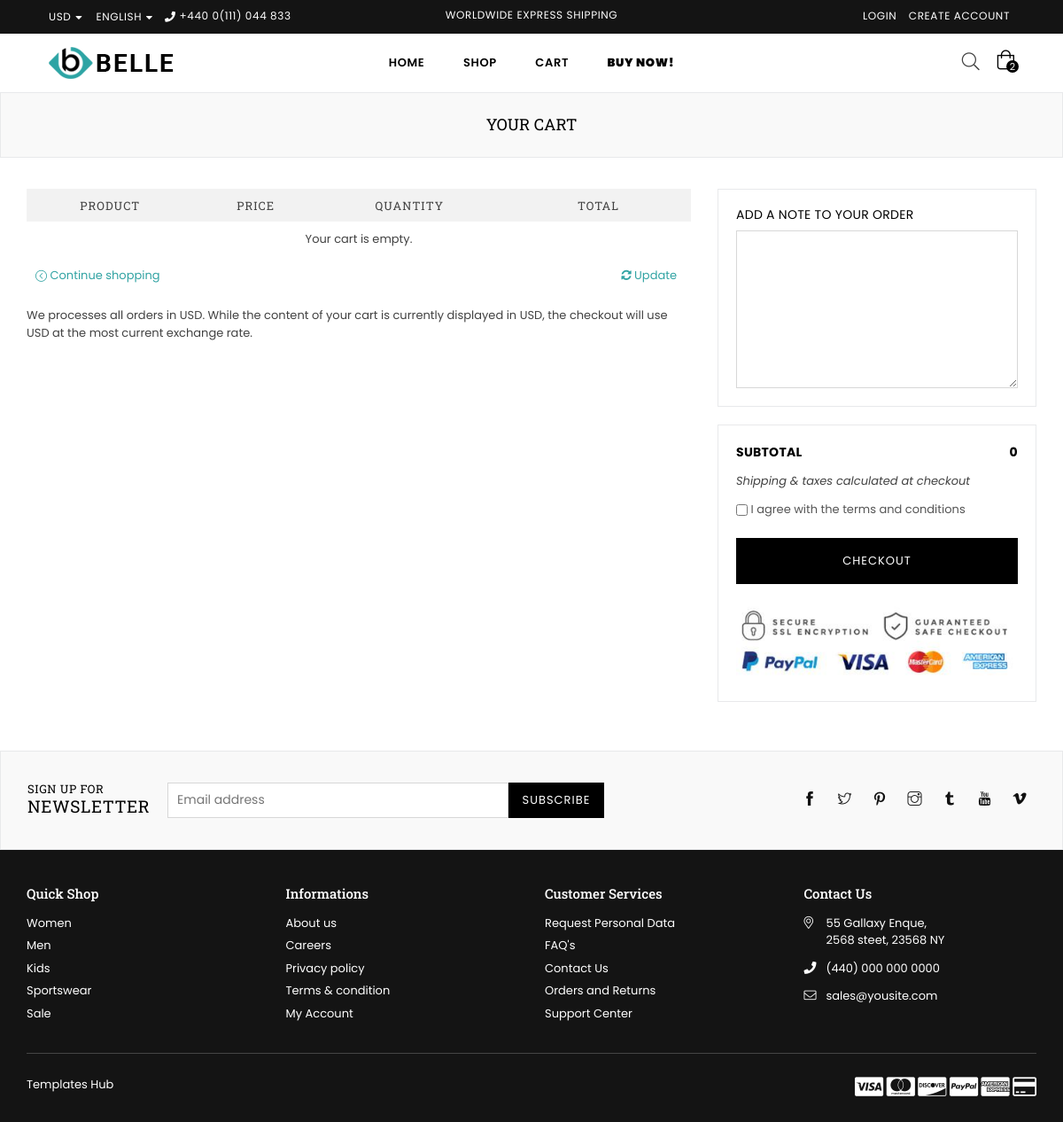
Page /shop/cart/ on the earlier database version.
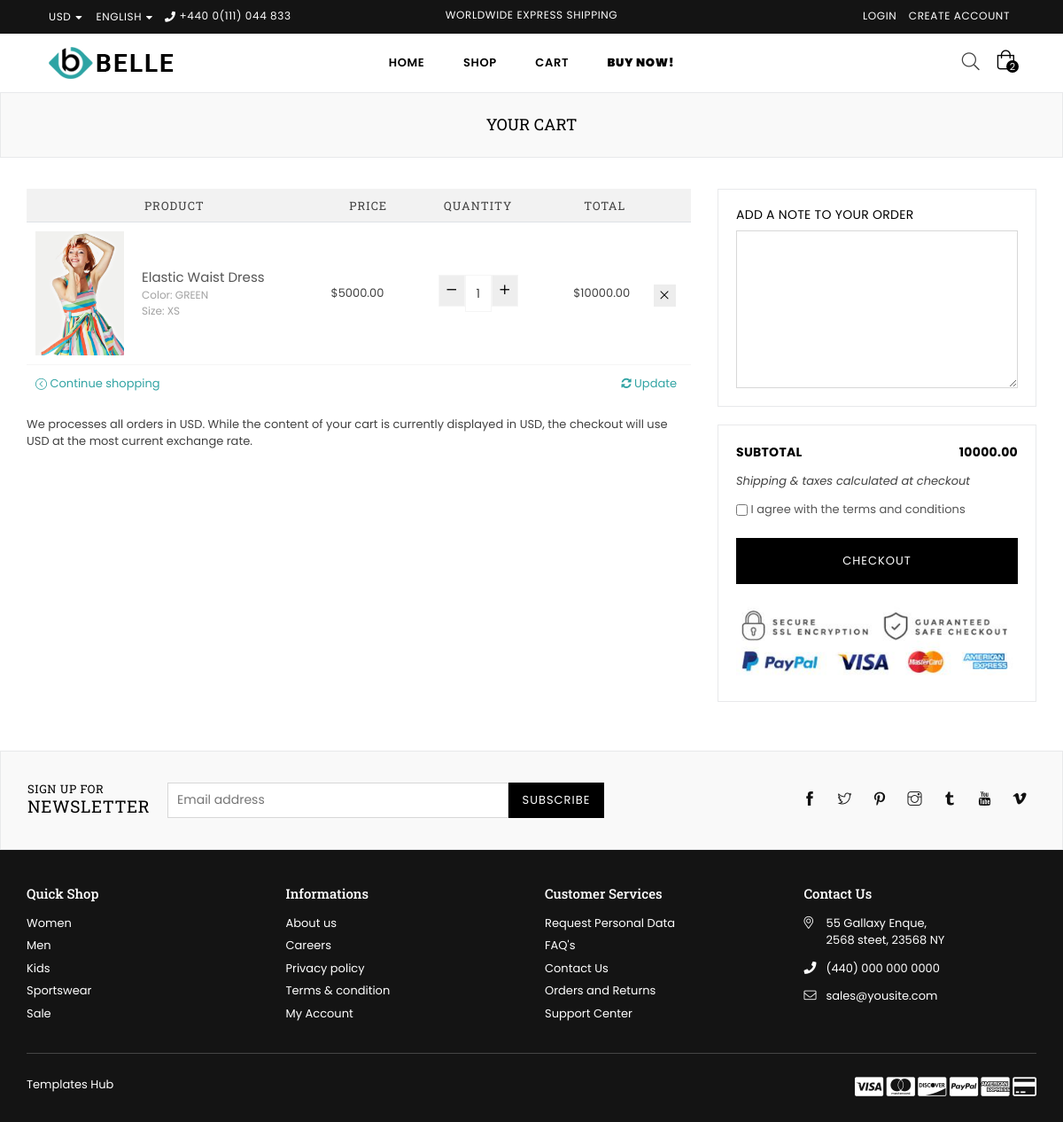
Same page on the later database version.
### app/models.py (models this page shows, shortened)
class Cart(models.Model):
    user = models.ForeignKey(User, on_delete=models.CASCADE, null=True, blank=True)
    session_key = models.CharField(max_length=255, null=True, blank=True)
    note = models.TextField(null=True, blank=True, default='')
    terms_agreed = models.BooleanField(default=False)

class CartItem(models.Model):
    cart = models.ForeignKey(Cart, on_delete=models.CASCADE)
    product = models.ForeignKey(Product, on_delete=models.CASCADE)
    color = models.ForeignKey(Color, on_delete=models.CASCADE)
    size = models.ForeignKey(Size, on_delete=models.CASCADE)
    quantity = models.PositiveIntegerField(default=1)

class Product(models.Model):
    name = models.CharField(max_length=255)
    description = models.TextField()
    price = models.DecimalField(max_digits=10, decimal_places=2)
    slug= models.SlugField(unique=True)
    discounted_price = models.DecimalField(max_digits=10, decimal_places=2, null=True, blank=True)
    SKU = models.CharField(max_length=50, unique=True)
    stock = models.IntegerField()
    rating = models.FloatField()
    reviews_count = models.IntegerField()
    in_stock = models.BooleanField(default=True)
    is_new = models.BooleanField(default=False)
    is_on_sale = models.BooleanField(default=False)
    available_colors = models.ManyToManyField(Color, blank=True)
    available_sizes = models.ManyToManyField(Size, blank=True)
    product_type = models.CharField(max_length=50)
    collection = models.CharField(max_length=100)
    main_image = models.ImageField(upload_to='app/images/product_images/')
    hover_image = models.ImageField(upload_to='app/images/product_images/', blank=True, null=True)
    discount_percentage = models.IntegerField(null=True, blank=True)
    limited_stock_message = models.CharField(max_length=255, null=True, blank=True)
    is_featured= models.BooleanField(default=False)
    brand = models.ForeignKey(Brand, on_delete=models.CASCADE, null=True)
    tags = models.ManyToManyField(Tag, blank=True)

class Color(models.Model):
    name = models.CharField(max_length=50, unique=True)  # e.g., "Red", "Black"
    code = models.CharField(max_length=7, unique=True)  # e.g., "#FF0000"

class Size(models.Model):
    name = models.CharField(max_length=10, unique=True)  # e.g., "XS", "S", "M", "L", "XL"

### app/views.py (the view, shortened to what this page needs)
# urls.py: path('cart/', views.cart_page, name='cart'),
def cart_page(request):
    if request.user.is_authenticated:
        cart, created = Cart.objects.get_or_create(user=request.user)
    else:
        session_key = request.session.session_key
        if not session_key:
            request.session.create()
            session_key = request.session.session_key
        cart, created = Cart.objects.get_or_create(session_key=session_key)
    if 'remove_item' in request.GET:
        item_id = request.GET.get('remove_item')
        cart_item = get_object_or_404(CartItem, id=item_id, cart=cart)
        cart_item.delete()
        return redirect('cart')  # Refresh the cart page after removing the item
    cart_items = cart.cartitem_set.all()
    for item in cart_items:
        item.total_price = item.product.price * item.quantity
    subtotal = sum(item.product.price * item.quantity for item in cart_items)
    context = {
        'cart': cart,
        'cart_items': cart_items,
        'subtotal':subtotal,
    }
    return render(request, 'app/cart.html', context)

### app/templates/app/cart.html (shortened to what this page needs)
{% extends 'base.html' %}
    {% load static %}
    {% block content %}
    <div id="page-content">
    	<div class="page section-header text-center">
			<div class="page-title">
        		<div class="wrapper"><h1 class="page-width">Your cart</h1></div>
      		</div>
		</div>
        <div class="container">
        	<div class="row">
                <div class="col-12 col-sm-12 col-md-8 col-lg-8 main-col">
                	<form action="#" method="post" class="cart style2">
                		<table>
                            <thead class="cart__row cart__header">
                                <tr>
                                    <th colspan="2" class="text-center">Product</th>
                                    <th class="text-center">Price</th>
                                    <th class="text-center">Quantity</th>
                                    <th class="text-right">Total</th>
                                    <th class="action">&nbsp;</th>
                                </tr>
                            </thead>
                    		<tbody>
                                {% for item in cart_items %}
                                <tr class="cart__row border-bottom line1 cart-flex border-top">
                                    <td class="cart__image-wrapper cart-flex-item">
                                        <a href="{% url 'shop'  %}"><img class="cart__image" src="{{ item.product.main_image.url }}" alt="Elastic Waist Dress - Navy / Small"></a>
                                    </td>
                                    <td class="cart__meta small--text-left cart-flex-item">
                                        <div class="list-view-item__title">
                                            <a href="#">{{item.product.name}} </a>
                                        </div>
                                        <div class="cart__meta-text">
                                            Color: {{ item.color.name }}<br>Size: {{ item.size.name }}<br>
                                        </div>
                                    </td>
                                    <td class="cart__price-wrapper cart-flex-item">
                                        <span class="money">${{ item.product.price }}</span>
                                    </td>
                                    <td class="cart__update-wrapper cart-flex-item text-right">
                                        <div class="cart__qty text-center">
                                            <div class="qtyField">
                                                <a class="qtyBtn minus" href="javascript:void(0);"><i class="fa anm anm-minus-r" aria-hidden="true"></i></a>
                                                <input type="text" id="Quantity" name="quantity" value="1" class="product-form__input qty">
                                                <a class="qtyBtn plus" href="javascript:void(0);"><i class="fa anm anm-plus-r" aria-hidden="true"></i></a>
                                            </div>
                                        </div>
                                    </td>
                                    <td class="text-right small--hide cart-price">
                                        <div><span class="money">${{ item.total_price }}</span></div>
                                    </td>
                                    <td class="text-center small--hide"><a href="?remove_item={{ item.id }}" class="btn btn--secondary cart__remove" title="Remove tem"><i class="icon icon anm anm-times-l"></i></a></td>
                                </tr>
                                {% empty %}
                                <tr>
                                    <td colspan="6" class="text-center">Your cart is empty.</td>
                                </tr>
                                {% endfor %}
                            </tbody>
                    		<tfoot>
                                <tr>
                                    <td colspan="3" class="text-left"><a href="{% url 'shop' %}" class="btn--link cart-continue"><i class="icon icon-arrow-circle-left"></i> Continue shopping</a></td>
                                    <td colspan="3" class="text-right"><button type="submit" name="update" class="btn--link cart-update"><i class="fa fa-refresh"></i> Update</button></td>
                                </tr>
                            </tfoot>
                    </table>
                    <div class="currencymsg">We processes all orders in USD. While the content of your cart is currently displayed in USD, the checkout will use USD at the most current exchange rate.</div>
                    </form>
               	</div>
                <div class="col-12 col-sm-12 col-md-4 col-lg-4 cart__footer">
                	<div class="cart-note">
                    	<div class="solid-border">
							<h5><label for="CartSpecialInstructions" class="cart-note__label small--text-center">Add a note to your order</label></h5>
							<textarea name="note" id="CartSpecialInstructions" class="cart-note__input">{{cart.note}}</textarea>
						</div>
                    </div>
                    <div class="solid-border">
                      <div class="row">
                      	<span class="col-12 col-sm-6 cart__subtotal-title"><strong>Subtotal</strong></span>
                        <span class="col-12 col-sm-6 cart__subtotal-title cart__subtotal text-right"><span class="money">{{subtotal}}</span></span>
                      </div>
                      <div class="cart__shipping">Shipping &amp; taxes calculated at checkout</div>
                      <p class="cart_tearm">
                        <label>
                          <input type="checkbox" name="tearm" id="cartTearm" class="checkbox" value="tearm" {% if cart.terms_agreed %} checked {% endif %} required>
                           I agree with the terms and conditions</label>
                      </p>
                      <a href="{% url 'checkout' %}"> <input type="submit"  name="checkout" id="cartCheckout" class="btn btn--small-wide checkout" value="Checkout"></a>
                      <div class="paymnet-img"><img src="{% static 'images/payment-img.jpg' %}" alt="Payment"></div>
                    </div>
                </div>
            </div>
        </div>
    </div>
{% endblock content %}

Differences in the rows shown:
added CartItem: product.main_image (picture), product.name "Elastic Waist Dress", color.name "GREEN", size.name "XS", product.price "5000.00", total_price "10000.00"
Other differences:
{{ subtotal }}: "0" → "10000.00"
text no longer shown: "Your cart is empty."
